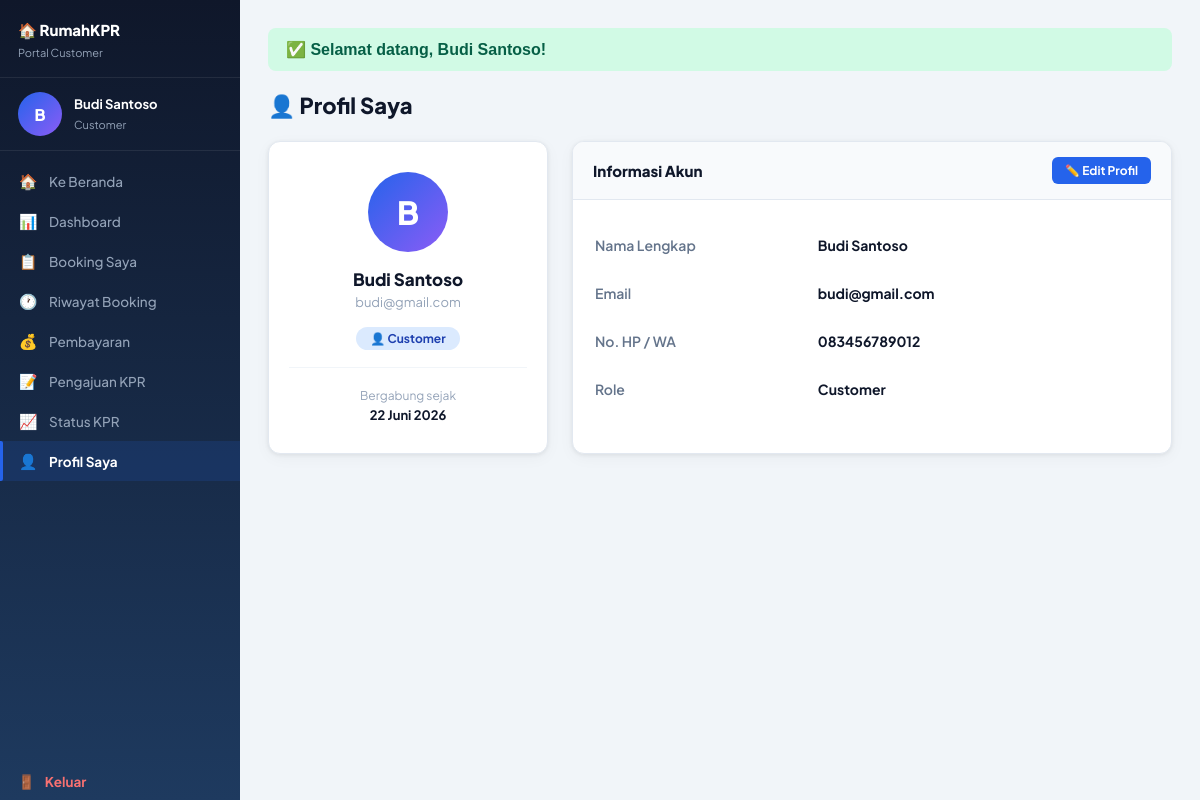
/customer/profil.php (signed in), run on the app's committed database.
### tables this page shows
CREATE TABLE IF NOT EXISTS `users` (
  `id_user` int(11) NOT NULL AUTO_INCREMENT,
  `nama_lengkap` varchar(100) DEFAULT NULL,
  `email` varchar(100) DEFAULT NULL,
  `password` varchar(255) DEFAULT NULL,
  `no_hp` varchar(20) DEFAULT NULL,
  `role` enum('admin','marketing','customer') DEFAULT 'customer',
  `foto_profil` varchar(255) DEFAULT NULL,
  `created_at` timestamp NOT NULL DEFAULT current_timestamp(),
  PRIMARY KEY (`id_user`),
  UNIQUE KEY `email` (`email`)
);

### config/functions.php (called while the page is built, shortened)
<?php
function format_tanggal($t) {
    $b = ['','Januari','Februari','Maret','April','Mei','Juni','Juli','Agustus','September','Oktober','November','Desember'];
    $ts = strtotime($t);
    return date('d', $ts) . ' ' . $b[(int)date('m', $ts)] . ' ' . date('Y', $ts);
}
?>

### customer/profil.php (the view, shortened to what this page needs)
<?php
require_once '../config/koneksi.php';
require_once '../config/functions.php';
require_once '../includes/sidebar_customer.php';
$user = $db->prepare("SELECT * FROM users WHERE id_user=?"); $user->execute([id_user()]); $user=$user->fetch();
?>
<!DOCTYPE html><html lang="id"><head><meta charset="UTF-8"><meta name="viewport" content="width=device-width,initial-scale=1"><title>Profil Saya</title>
<link rel="stylesheet" href="../assets/css/customer.css"></head><body>
<div class="cmain"><div class="ccontent">
<div style="margin-bottom:22px;"><h2 style="font-size:22px;font-weight:800;">👤 Profil Saya</h2></div>
<div style="display:grid;grid-template-columns:280px 1fr;gap:24px;" id="profil-grid">
    <div class="cpanel">
        <div class="cpanel-body" style="text-align:center;padding:30px 20px;">
            <div style="width:80px;height:80px;border-radius:50%;background:linear-gradient(135deg,#2563eb,#8b5cf6);display:flex;align-items:center;justify-content:center;color:#fff;font-size:32px;font-weight:800;margin:0 auto 16px;"><?= strtoupper(substr($user['nama_lengkap'],0,1)) ?></div>
            <h3 style="font-size:17px;font-weight:800;margin-bottom:4px;"><?= htmlspecialchars($user['nama_lengkap']) ?></h3>
            <p style="font-size:13px;color:#94a3b8;margin-bottom:16px;"><?= htmlspecialchars($user['email']) ?></p>
            <span style="background:#dbeafe;color:#1e40af;padding:4px 14px;border-radius:20px;font-size:12px;font-weight:700;">👤 Customer</span>
            <div style="margin-top:20px;padding-top:20px;border-top:1px solid #f1f5f9;">
                <div style="font-size:12px;color:#94a3b8;">Bergabung sejak</div>
                <div style="font-weight:700;font-size:13px;margin-top:4px;"><?= format_tanggal($user['created_at']) ?></div>
            </div>
        </div>
    </div>
    <div class="cpanel">
        <div class="cpanel-header"><h3>Informasi Akun</h3><a href="edit_profil.php" class="cbtn cbtn-primary cbtn-sm">✏️ Edit Profil</a></div>
        <div class="cpanel-body">
            <table style="width:100%;font-size:14px;">
                <?php $info=[['Nama Lengkap',$user['nama_lengkap']],['Email',$user['email']],['No. HP / WA',$user['no_hp']??'-'],['Role',ucfirst($user['role'])]]; foreach($info as $i): ?>
                <tr style="border-bottom:1px solid #f1f5f9;">
                    <td style="padding:14px 0;color:#64748b;width:40%;font-weight:600;"><?= $i[0] ?></td>
                    <td style="padding:14px 0;font-weight:700;"><?= htmlspecialchars($i[1]) ?></td>
                </tr>
                <?php endforeach; ?>
            </table>
        </div>
    </div>
</div>
</div></div>
</body></html>

### assets/css/customer.css (style rules this page uses)
*,*::before,*::after { box-sizing:border-box;margin:0;padding:0 }
:root { --primary:#2563eb;--primary-d:#1d4ed8;--accent:#f59e0b;--success:#10b981;--danger:#ef4444; --bg:#f1f5f9;--white:#fff;--border:#e2e8f0;--shadow:0 1px 4px rgba(0,0,0,.07),0 4px 16px rgba(0,0,0,.04); --radius:12px;--text:#0f172a;--sub:#475569;--muted:#94a3b8;--sb-w:240px; --font:'Plus Jakarta Sans',sans-serif;--tr:.2s ease; }
body { font-family:var(--font);background:var(--bg);color:var(--text);display:flex;min-height:100vh; }
.cmain { margin-left:var(--sb-w);flex:1;min-height:100vh; }
.ccontent { padding:28px; }
.cpanel { background:var(--white);border-radius:var(--radius);box-shadow:var(--shadow);border:1px solid var(--border);overflow:hidden;margin-bottom:22px; }
.cpanel-header { padding:15px 20px;border-bottom:1px solid var(--border);display:flex;align-items:center;justify-content:space-between;background:#f8fafc; }
.cpanel-header h3 { font-size:15px;font-weight:800; }
.cpanel-body { padding:20px; }
.cbtn { display:inline-flex;align-items:center;gap:7px;padding:9px 18px;border-radius:8px;font-family:var(--font);font-size:13.5px;font-weight:700;cursor:pointer;border:none;text-decoration:none;transition:var(--tr); }
.cbtn-sm { padding:6px 13px;font-size:12px;border-radius:6px; }
.cbtn-primary { background:var(--primary);color:#fff; }

### data on the page
users: nama_lengkap "B", nama_lengkap "Budi Santoso", email "budi@gmail.com", created_at "22 Juni 2026"

### other printed values
$inisial "B"
$nama "Budi Santoso"
$m['ico'] "🏠"
$m['label'] "Ke Beranda"
$m['ico'] "📊"
$m['label'] "Dashboard"
$m['ico'] "📋"
$m['label'] "Booking Saya"
$m['ico'] "🕐"
$m['label'] "Riwayat Booking"
$m['ico'] "💰"
$m['label'] "Pembayaran"
$m['ico'] "📝"
$m['label'] "Pengajuan KPR"
$m['ico'] "📈"
